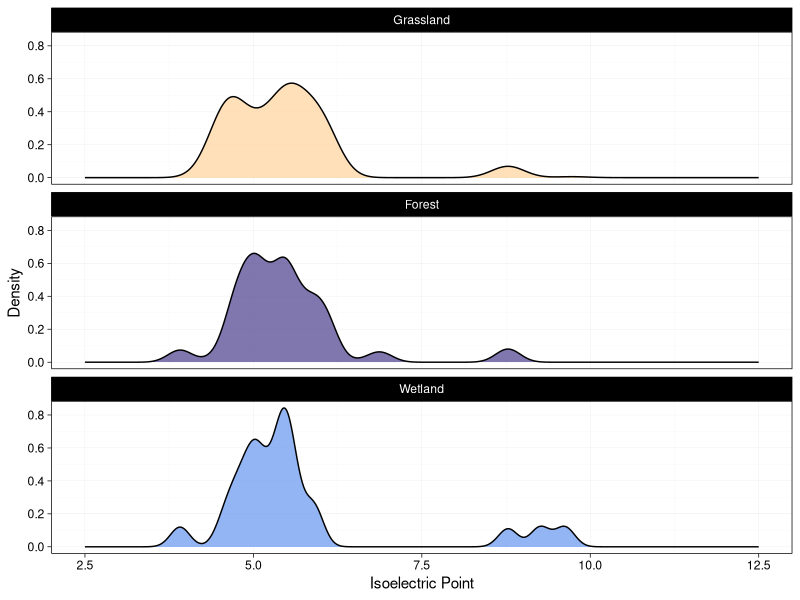
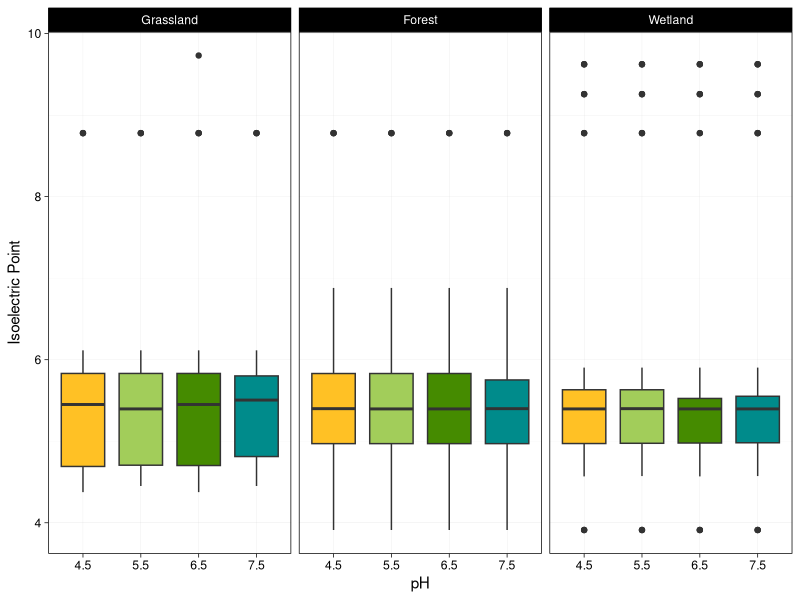
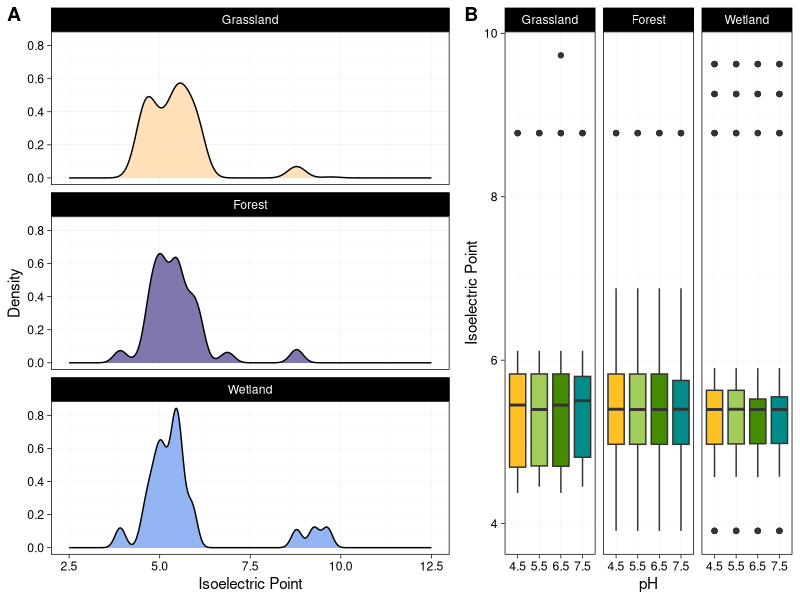
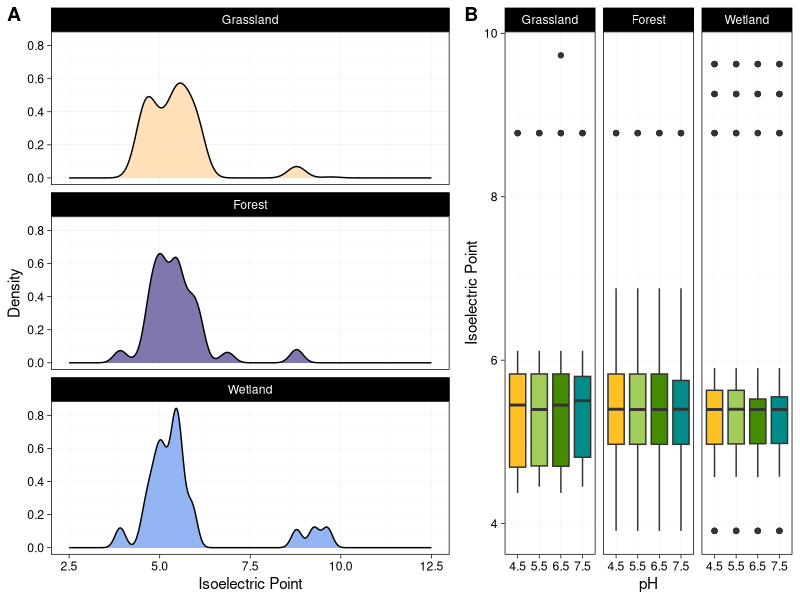

Reproduce these figures in R, in order.
## ---- chunk 1
library(tidyverse)
library(seqinr)
library(ggpubr)
library(cowplot)
## ---- chunk 2
#IEP function

add_pI_column <- function(df) {
  # Apply the s2c function to convert values in Column2 to vectors
  df$sequences <- sapply(df$seq_aa, s2c)
  
  # Calculate isoelectric points using computePI
  df$pI <- sapply(df$sequences, computePI)
  
  return(df)
}
## ---- chunk 3
#IEP distributions for ALL soils!!

df <- read.table('../data/2309.paladin.surfaceproteinsfinal.mean.tsv',sep = "\t", header=T) %>% 
  column_to_rownames(var='Contig') %>% 
  filter(rowSums(. != 0) > 0) %>% 
  rownames_to_column(var='protein_id')

squn <- read_csv('../data/2306_surfaceproteins_vcontactdatabase_AAsequences.csv')

df <- df  %>% left_join(squn, by ="protein_id")
df <- add_pI_column(df)
df <- df %>% column_to_rownames(var = 'protein_id') 


df2 <- df %>% select(-seq_name,-seq_aa, -virus, -sequences) #select samples and pI
df2 <- df2 %>% mutate(across(-c(pI), ~ifelse(. > 0, pI, .))) %>% select (-pI) #add the pI to every sample that had that protein in it

df3 <- as.data.frame(t(df2)) %>% rownames_to_column(var = 'SampleID')

df.tidy <- df3 %>%  pivot_longer(cols = -SampleID, names_to = "ProteinID", values_to = "IEP") %>% filter(IEP>0)
df.tidy$pH <- substr(df.tidy$SampleID, 8, 8)
df.tidy$soil <- substr(df.tidy$SampleID, 1,2)

df.tidy$soil <- factor(df.tidy$soil, levels=c("ML", "AN", "BB"))


(plot1 <-  ggplot(df.tidy, aes(x=IEP, fill = soil)) + geom_density(alpha=0.7) + theme_linedraw() + 
  labs(x = 'Isoelectric Point', y = 'Density') + 
  facet_wrap(~soil, ncol=1, labeller = labeller(soil = c("ML" = "Grassland","AN" = "Forest", "BB" = "Wetland"))) + xlim(2.5, 12.5) + 
  scale_fill_manual(values = c('burlywood1', 'darkslateblue', 'cornflowerblue')) + theme( panel.grid.major = element_line(color = "gray80"),
    panel.grid.minor = element_line(color = "gray80"), legend.position = 'none'))

df.tidy.a <- df.tidy %>% filter(soil == 'AN')
df.tidy.b <- df.tidy %>% filter(soil == 'BB')
df.tidy.m <- df.tidy %>% filter(soil == 'ML')

shapiro.test(df.tidy.a$IEP) # non-normal - from plot above - right skewed, but continuous data - use gamma
shapiro.test(df.tidy.b$IEP) # non-normal - from plot above - right skewed, but continuous data - use gamma
shapiro.test(df.tidy.m$IEP) # non-normal- from plot above - right skewed, but continuous data - use gamma

a.mod <- glm(IEP ~ pH, df.tidy.a, family = "Gamma") #good for continous that is right skewed
a.mod$deviance/a.mod$df.residual #checking overdispersion - 0.0215, no overdispersion
anova(a.mod, test = 'Chisq') #not significant

b.mod <- glm(IEP ~ pH, df.tidy.b, family = "Gamma") #good for continous that is right skewed
b.mod$deviance/b.mod$df.residual #checking overdispersion - 0.05063966, no overdispersion
anova(b.mod, test = 'Chisq') #not significant

m.mod <- glm(IEP ~ pH, df.tidy.m, family = "Gamma") #good for continous that is right skewed
m.mod$deviance/m.mod$df.residual #checking overdispersion - 0.02397412, no overdispersion
anova(m.mod, test = 'Chisq') #not significant


(pic1 <- ggplot(df.tidy, aes(pH, IEP, fill = pH)) + geom_boxplot(show.legend = FALSE) + theme_linedraw() + 
  labs(y = 'Isoelectric Point') + 
  scale_x_discrete(labels=c("4" = "4.5", "5" = "5.5","6" = "6.5","8" = "7.5")) +
  scale_fill_manual(values = c('goldenrod1','darkolivegreen3','chartreuse4', 'darkcyan')) + facet_wrap(~soil, nrow = 1, labeller = labeller(soil = c("ML" = "Grassland","AN" = "Forest", "BB" = "Wetland"))) + theme( panel.grid.major = element_line(color = "gray80"),
    panel.grid.minor = element_line(color = "gray80")))


(sfig <- plot_grid(plot1, pic1, ncol = 2, labels = c('A','B'), rel_widths = c(2, 1.5)))
ggsave('IEPDistribution_bysoil_byPH_SuppFig.png', sfig, width = 10, height = 4)
